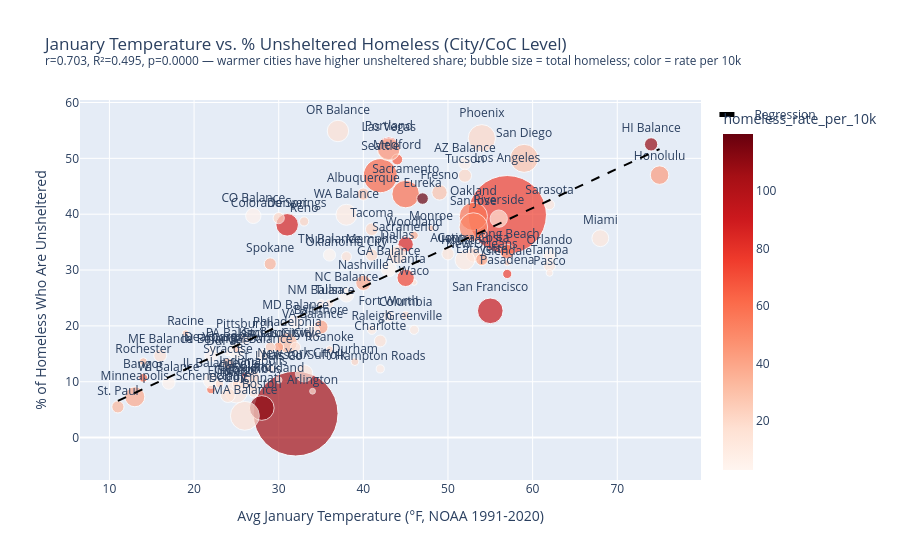

The code cell stored with this chart in its notebook:
### Code cell
slope, intercept, r, p, se = stats.linregress(df['jan_temp_f'], df['unsheltered_pct'])
r2 = r ** 2
print(f'Jan temp vs unsheltered %: r={r:.3f}, R²={r2:.3f}, p={p:.4f}')
print(f'Each 10°F warmer → {slope*10:.1f}% more unsheltered')

x_range = np.linspace(df['jan_temp_f'].min(), df['jan_temp_f'].max(), 100)
y_range = slope * x_range + intercept

fig1 = px.scatter(
    df, x='jan_temp_f', y='unsheltered_pct',
    size='total_homeless',
    color='homeless_rate_per_10k', color_continuous_scale='Reds',
    text='city_name',
    hover_name='coc_name',
    hover_data={'lat': False, 'lon': False, 'state_postal': True, 'jan_temp_f': ':.0f', 'unsheltered_pct': ':.1f', 'total_homeless': ':,', 'homeless_rate_per_10k': ':.1f'},
    title=f'January Temperature vs. % Unsheltered Homeless (City/CoC Level)<br><sup>r={r:.3f}, R²={r2:.3f}, p={p:.4f} — warmer cities have higher unsheltered share; bubble size = total homeless; color = rate per 10k</sup>',
    labels={'jan_temp_f': 'Avg January Temperature (°F, NOAA 1991-2020)', 'unsheltered_pct': '% of Homeless Who Are Unsheltered'},
    size_max=60,
)
fig1.add_trace(go.Scatter(x=x_range, y=y_range, mode='lines', name='Regression', line=dict(color='black', width=2, dash='dash')))
fig1.update_traces(textposition='top center', selector=dict(mode='markers+text'))
fig1.show()

### Figure 1 — Plotly figure (JSON) as saved in the notebook; plotly's stock layout.template omitted (floating-point values rounded to 4 significant figures; data arrays with more than 128 entries replaced by an {"elided": "..."} marker saying what was removed)
{"data": [{"customdata": {"elided": "102x5 mixed values"}, "hovertemplate": "<b>%{hovertext}</b><br><br>Avg January Temperature (°F, NOAA 1991-2020)=%{x:.0f}<br>% of Homeless Who Are Unsheltered=%{y:.1f}<br>total_homeless=%{customdata[3]:,}<br>city_name=%{text}<br>state_postal=%{customdata[2]}<br>homeless_rate_per_10k=%{marker.color:.1f}<extra></extra>", "hovertext": ["Los Angeles City & County CoC", "San Diego City & County CoC", "Sacramento City & County CoC", "Oakland, Berkeley/Alameda County CoC", "San Francisco CoC", "Sacramento City & County CoC", "Fresno City & County CoC", "Pasadena CoC", "Humboldt County CoC", "Contra Costa County CoC", "Yolo County CoC", "Long Beach CoC", "Glendale CoC", "San Jose/Santa Clara City & County CoC", "Riverside City & County CoC", "New York City CoC", "Syracuse, Auburn/Onondaga, Oswego Counties CoC", "Nassau, Suffolk Counties CoC", "Rockland County CoC", "Schenectady City & County CoC", "Seattle/King County CoC", "Washington Balance of State CoC", "Spokane City & County CoC", "Tacoma/Lakewood/Pierce County CoC", "Portland/Multnomah County CoC", "Oregon Balance of State CoC", "Medford/Ashland/Jackson County CoC", "Houston/Harris County CoC", "Dallas City & County CoC", "Fort Worth/Arlington/Tarrant County CoC", "Austin/Travis County CoC", "Waco/McLennan County CoC", "Sarasota/Bradenton/Manatee, Sarasota Counties CoC", "Tampa/Hillsborough County CoC", "Orlando/Orange, Osceola, Seminole Counties CoC", "Pasco County CoC", "Miami/Dade County CoC", "Metropolitan Denver CoC", "Colorado Balance of State CoC", "Colorado Springs/El Paso County CoC", "Boston CoC", "Massachusetts Balance of State CoC", "Lynn CoC", "Phoenix/Mesa/Maricopa County CoC", "Arizona Balance of State CoC", "Tucson/Pima County CoC", "Chicago CoC", "Illinois Balance of State CoC", "DuPage County CoC", "Minneapolis/Hennepin County CoC", "Saint Paul/Ramsey County CoC", "Rochester/Southeast Minnesota CoC", "Philadelphia CoC", "Pittsburgh/Allegheny County CoC", "Pennsylvania Balance of State CoC", "Atlanta CoC", "Georgia Balance of State CoC", "Las Vegas/Clark County CoC", "Reno/Sparks/Washoe County CoC", "Detroit CoC", "Dearborn/Dearborn Heights/Westland/Wayne County CoC", "Flint/Genesee County CoC", "Cincinnati/Hamilton County CoC", "Toledo/Lucas County CoC", "Columbus/Franklin County CoC", "Youngstown/Mahoning County CoC", "Cleveland/Cuyahoga County CoC", "Baltimore CoC", "Maryland Balance of State CoC", "Roanoke City & County/Salem CoC", "Newport News/Hampton/Virginia Beach CoC", "Arlington County CoC", "Virginia Balance of State CoC", "Raleigh/Wake County CoC", "Charlotte/Mecklenburg County CoC", "Durham County CoC", "North Carolina Balance of State CoC", "Hawaii Balance of State CoC", "Honolulu CoC", "Indianapolis CoC", "Indiana Balance of State CoC", "Nashville/Davidson County CoC", "Memphis/Shelby County CoC", "Tennessee Balance of State CoC", "St. Louis City CoC", "St. Louis County CoC", "Kansas City CoC", "Lafayette/Acadiana CoC", "New Orleans/Jefferson Parish CoC", "Monroe/Northeast Louisiana CoC", "Wisconsin Balance of State CoC", "Racine City & County CoC", "Albuquerque CoC", "New Mexico Balance of State CoC", "Oklahoma City CoC", "Tulsa City & County CoC", "Louisville/Jefferson County CoC", "Kentucky Balance of State CoC", "Columbia/Midlands CoC", "Greenville/Anderson/Spartanburg CoC", "Maine Balance of State CoC", "Bangor/Penobscot County CoC"], "legendgroup": "", "marker": {"color": [75.21, 28.83, 59.17, 57.94, 91.94, 84.78, 28.55, 74.84, 119.9, 20.96, 37.61, 55.7, 24.73, 51.51, 15.04, 105.6, 29.6, 12.9, 15.43, 57.88, 62.52, 9.84, 34.26, 21.37, 77.47, 16.41, 65.72, 10.02, 16.11, 7.49, 14.26, 16.49, 13.46, 12.21, 7.03, 10.39, 12.78, 86.62, 5.61, 21.06, 111.0, 16.1, 75.5, 20.36, 6.38, 20.5, 11.92, 3.95, 5.5, 38.17, 33.47, 32.93, 31.58, 11.31, 3.18, 72.22, 3.06, 27.63, 21.93, 15.14, 3.64, 19.96, 14.86, 18.85, 16.12, 27.62, 16.08, 41.18, 4.15, 20.24, 9.08, 17.26, 3.5, 9.16, 15.54, 22.21, 3.32, 108.9, 43.22, 19.01, 3.47, 39.28, 19.73, 3.34, 40.92, 8.09, 24.29, 26.41, 39.75, 26.7, 4.41, 27.06, 27.06, 6.19, 15.51, 12.85, 15.94, 5.44, 19.51, 11.0, 16.7, 60.62], "coloraxis": "coloraxis", "size": [75312, 9626, 9278, 9747, 8035, 2891, 2894, 1038, 1634, 2444, 837, 2600, 486, 9974, 3673, 88025, 1423, 3655, 522, 912, 14190, 5384, 1791, 1968, 6297, 5624, 1463, 4741, 4210, 1578, 1840, 432, 1258, 1782, 1980, 584, 3472, 6198, 2874, 1538, 7498, 10234, 712, 9129, 1834, 2134, 6139, 2934, 512, 4892, 1834, 734, 4978, 1378, 3234, 3689, 2912, 6263, 1034, 2634, 634, 812, 1234, 812, 2134, 634, 2034, 2412, 2312, 634, 812, 412, 2634, 1034, 1734, 734, 2734, 2178, 4212, 1834, 2034, 2812, 1834, 1834, 1234, 812, 1234, 634, 1812, 534, 2034, 534, 1834, 834, 1234, 834, 1234, 2034, 812, 1034, 2034, 934], "sizemode": "area", "sizeref": 24.45, "symbol": "circle"}, "mode": "markers+text", "name": "", "orientation": "v", "showlegend": false, "text": ["Los Angeles", "San Diego", "Sacramento", "Oakland", "San Francisco", "Sacramento", "Fresno", "Pasadena", "Eureka", "Contra Costa", "Woodland", "Long Beach", "Glendale", "San Jose", "Riverside", "New York City", "Syracuse", "Nassau/Suffolk", "Rockland", "Schenectady", "Seattle", "WA Balance", "Spokane", "Tacoma", "Portland", "OR Balance", "Medford", "Houston", "Dallas", "Fort Worth", "Austin", "Waco", "Sarasota", "Tampa", "Orlando", "Pasco", "Miami", "Denver", "CO Balance", "Colorado Springs", "Boston", "MA Balance", "Lynn", "Phoenix", "AZ Balance", "Tucson", "Chicago", "IL Balance", "DuPage", "Minneapolis", "St. Paul", "Rochester", "Philadelphia", "Pittsburgh", "PA Balance", "Atlanta", "GA Balance", "Las Vegas", "Reno", "Detroit", "Dearborn", "Flint", "Cincinnati", "Toledo", "Columbus", "Youngstown", "Cleveland", "Baltimore", "MD Balance", "Roanoke", "Hampton Roads", "Arlington", "VA Balance", "Raleigh", "Charlotte", "Durham", "NC Balance", "HI Balance", "Honolulu", "Indianapolis", "IN Balance", "Nashville", "Memphis", "TN Balance", "St. Louis City", "St. Louis Co", "Kansas City", "Lafayette", "New Orleans", "Monroe", "WI Balance", "Racine", "Albuquerque", "NM Balance", "Oklahoma City", "Tulsa", "Louisville", "KY Balance", "Columbia", "Greenville", "ME Balance", "Bangor"], "textposition": "top center", "type": "scatter", "x": [57, 59, 45, 53, 55, 45, 49, 57, 47, 53, 46, 57, 57, 53, 56, 32, 24, 33, 30, 22, 42, 38, 29, 41, 43, 37, 44, 52, 44, 43, 50, 46, 62, 62, 62, 62, 68, 31, 27, 30, 28, 26, 26, 54, 52, 52, 25, 22, 24, 13, 11, 14, 31, 26, 25, 45, 43, 43, 33, 24, 22, 23, 27, 25, 27, 25, 26, 35, 32, 36, 42, 34, 34, 41, 42, 39, 38, 74, 75, 27, 22, 40, 41, 36, 30, 29, 29, 54, 54, 48, 17, 19, 40, 35, 38, 36, 32, 28, 45, 46, 16, 14], "xaxis": "x", "y": [39.9, 50.0, 43.6, 39.6, 22.7, 34.6, 43.9, 29.3, 42.8, 32.7, 36.2, 33.3, 31.3, 37.7, 39.2, 4.3, 13.3, 11.5, 10.3, 8.6, 46.9, 39.9, 31.1, 37.3, 51.8, 54.9, 49.8, 31.8, 32.7, 21.8, 32.9, 27.8, 41.7, 30.8, 32.6, 29.5, 35.7, 38.1, 39.7, 39.3, 5.3, 3.9, 11.0, 53.6, 49.1, 46.9, 8.2, 10.2, 15.2, 7.3, 5.5, 13.6, 17.0, 17.7, 15.5, 28.6, 30.2, 51.6, 38.7, 7.6, 15.8, 9.6, 8.1, 9.6, 9.4, 15.8, 9.8, 19.8, 20.7, 15.8, 12.3, 8.3, 19.0, 19.3, 17.3, 13.6, 25.6, 52.5, 47.0, 10.9, 14.7, 27.7, 32.7, 32.7, 16.2, 12.3, 16.2, 31.5, 31.9, 37.5, 9.8, 18.7, 43.6, 24.0, 32.4, 24.0, 16.2, 14.7, 21.9, 19.3, 14.7, 10.7], "yaxis": "y"}, {"line": {"color": "black", "dash": "dash", "width": 2}, "mode": "lines", "name": "Regression", "type": "scatter", "x": [11.0, 11.65, 12.29, 12.94, 13.59, 14.23, 14.88, 15.53, 16.17, 16.82, 17.46, 18.11, 18.76, 19.4, 20.05, 20.7, 21.34, 21.99, 22.64, 23.28, 23.93, 24.58, 25.22, 25.87, 26.52, 27.16, 27.81, 28.45, 29.1, 29.75, 30.39, 31.04, 31.69, 32.33, 32.98, 33.63, 34.27, 34.92, 35.57, 36.21, 36.86, 37.51, 38.15, 38.8, 39.44, 40.09, 40.74, 41.38, 42.03, 42.68, 43.32, 43.97, 44.62, 45.26, 45.91, 46.56, 47.2, 47.85, 48.49, 49.14, 49.79, 50.43, 51.08, 51.73, 52.37, 53.02, 53.67, 54.31, 54.96, 55.61, 56.25, 56.9, 57.55, 58.19, 58.84, 59.48, 60.13, 60.78, 61.42, 62.07, 62.72, 63.36, 64.01, 64.66, 65.3, 65.95, 66.6, 67.24, 67.89, 68.54, 69.18, 69.83, 70.47, 71.12, 71.77, 72.41, 73.06, 73.71, 74.35, 75.0], "y": [6.578, 7.034, 7.489, 7.944, 8.4, 8.855, 9.311, 9.766, 10.22, 10.68, 11.13, 11.59, 12.04, 12.5, 12.95, 13.41, 13.86, 14.32, 14.78, 15.23, 15.69, 16.14, 16.6, 17.05, 17.51, 17.96, 18.42, 18.87, 19.33, 19.78, 20.24, 20.7, 21.15, 21.61, 22.06, 22.52, 22.97, 23.43, 23.88, 24.34, 24.79, 25.25, 25.71, 26.16, 26.62, 27.07, 27.53, 27.98, 28.44, 28.89, 29.35, 29.8, 30.26, 30.71, 31.17, 31.63, 32.08, 32.54, 32.99, 33.45, 33.9, 34.36, 34.81, 35.27, 35.72, 36.18, 36.63, 37.09, 37.55, 38.0, 38.46, 38.91, 39.37, 39.82, 40.28, 40.73, 41.19, 41.64, 42.1, 42.56, 43.01, 43.47, 43.92, 44.38, 44.83, 45.29, 45.74, 46.2, 46.65, 47.11, 47.56, 48.02, 48.48, 48.93, 49.39, 49.84, 50.3, 50.75, 51.21, 51.66]}], "layout": {"coloraxis": {"colorbar": {"title": {"text": "homeless_rate_per_10k"}}, "colorscale": [[0.0, "rgb(255,245,240)"], [0.125, "rgb(254,224,210)"], [0.25, "rgb(252,187,161)"], [0.375, "rgb(252,146,114)"], [0.5, "rgb(251,106,74)"], [0.625, "rgb(239,59,44)"], [0.75, "rgb(203,24,29)"], [0.875, "rgb(165,15,21)"], [1.0, "rgb(103,0,13)"]]}, "legend": {"itemsizing": "constant", "tracegroupgap": 0}, "title": {"text": "January Temperature vs. % Unsheltered Homeless (City/CoC Level)<br><sup>r=0.703, R²=0.495, p=0.0000 — warmer cities have higher unsheltered share; bubble size = total homeless; color = rate per 10k</sup>"}, "xaxis": {"anchor": "y", "domain": [0.0, 1.0], "title": {"text": "Avg January Temperature (°F, NOAA 1991-2020)"}}, "yaxis": {"anchor": "x", "domain": [0.0, 1.0], "title": {"text": "% of Homeless Who Are Unsheltered"}}}}
